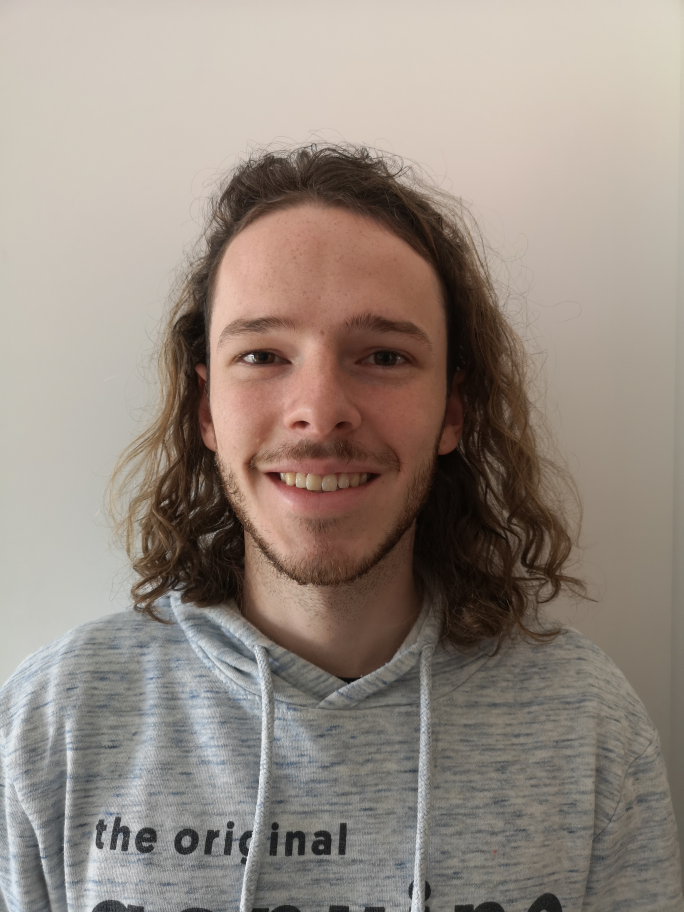
#> input picture images/happy.jpg, 2736 x 3648 px, found by its file name (shown at 1/4 size)
$ python GDV_assignment03.py
#> lines starting #> are read from the running program, lines starting #| are printed output that depends on the picture
'''
Assignement 03: Hybrid Imaging
Group: Gruppe 1
Names: Lara Franke, Jannik Weisser
Date: 24.11.2021
Sources:
https://yxw.cs.illinois.edu/course/CS445/F21/projects/hybrid/ComputationalPhotography_ProjectHybrid.html
https://docs.opencv.org/4.5.4/de/dbc/tutorial_py_fourier_transform.html
https://www.tutorialkart.com/opencv/python/opencv-python-gaussian-image-smoothing/
https://stackoverflow.com/questions/50508452/implementing-photoshop-high-pass-filter-hpf-in-opencv
https://www.kellyyangfan.com/hybridimage
'''
# imports
import cv2
import numpy as np

# Define variables
img1Name = 'images/happy.jpg'
img2Name = 'images/sad.jpg'
imgResizeSize = (400, 400)
# Arrays for the clicked part in the picture with coordinates
refPtSrc1 = []
refPtSrc2 = []
# Kernel sizes for rendered the high and low frequency pictures
ksize_imglow = 21
ksize_imghigh = 31
# Set titles for pictures and the sliders
titleOrig1 = "Original1"
titleOrig2 = "Original2"
titleHybrid = "hybrid"
titleWarped = "Warped2Img"
titleHighFreq = "high"
dragbarnamehigh = "ksize_high_freq"
dragbarnamelow = "ksize_low_freq"

''' Click function to select three points in the first image '''


# [13 lines left out: function clickSrc1, not called in this run]


''' Click function to select three points in the second image '''


# [13 lines left out: function clickScr2, not called in this run]


''' Function to create a High and a Low Frequency Picture'''


# [7 lines left out: function createLowAndHighFrequencyImg, not called in this run]


''' Function to set sliders values for the warped picture and get the sliders position '''


# [18 lines left out: function sliderCallBack, not called in this run]


# Load image in a gray scale and resize for better display
img = cv2.imread(img1Name, cv2.IMREAD_GRAYSCALE)
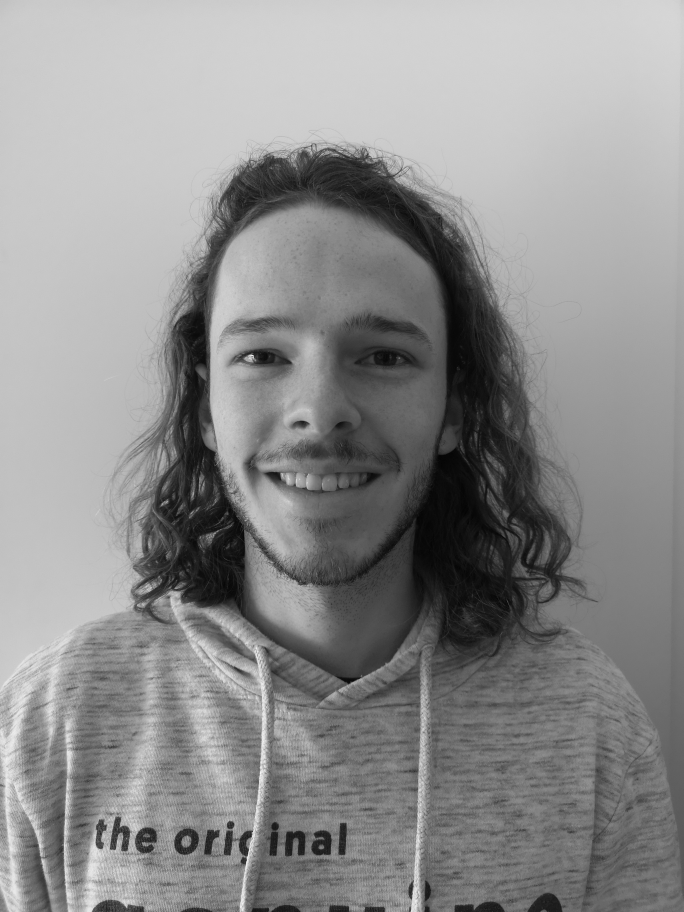
#> img: shape (3648, 2736) (shown at 1/4 size); min 0, max 255, mean 141.2
img = cv2.resize(img, imgResizeSize, interpolation=cv2.INTER_CUBIC)
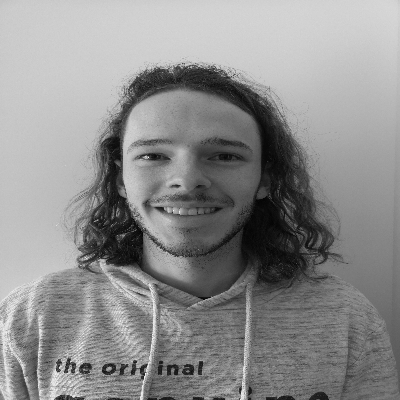
#> img: shape (400, 400); min 3, max 249, mean 141.2

img2 = cv2.imread(img2Name, cv2.IMREAD_GRAYSCALE)
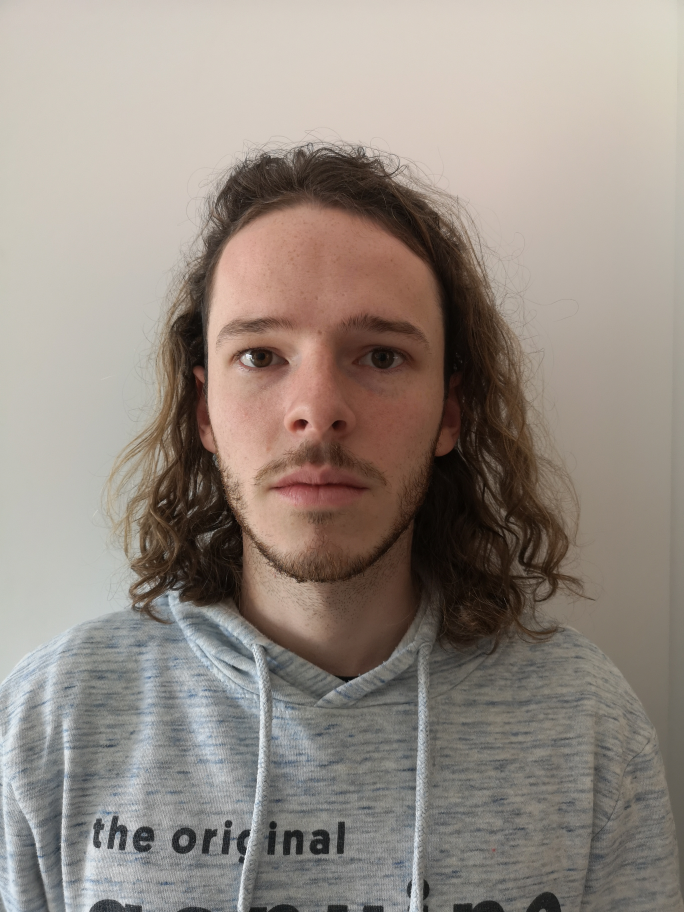
#> input picture images/sad.jpg, 2736 x 3648 px, found by its file name (shown at 1/4 size)
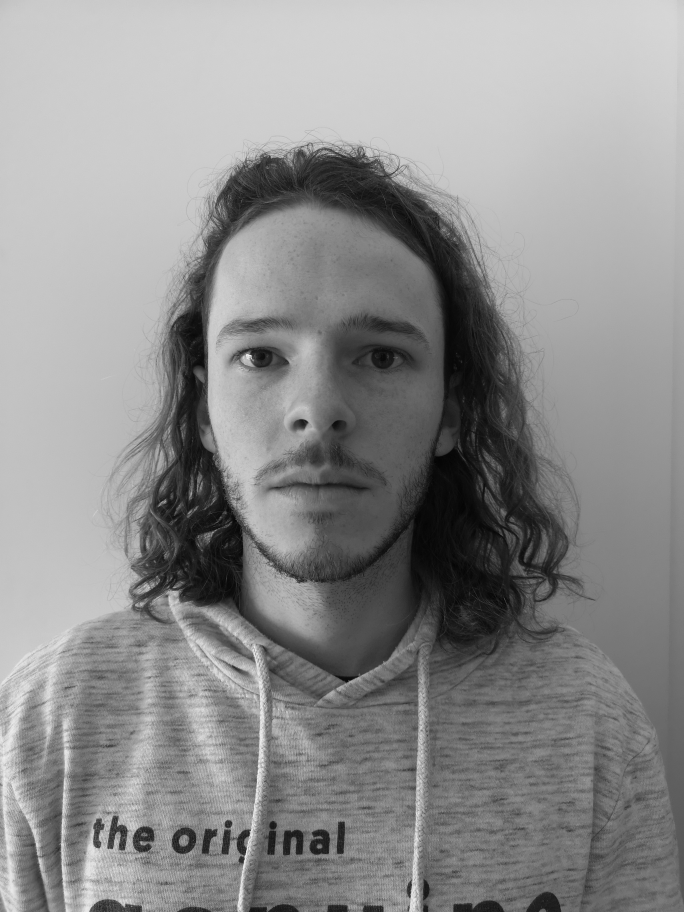
#> img2: shape (3648, 2736) (shown at 1/4 size); min 0, max 255, mean 141.3
img2 = cv2.resize(img2, imgResizeSize, interpolation=cv2.INTER_CUBIC)
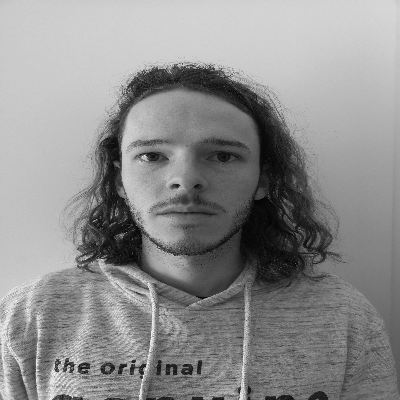
#> img2: shape (400, 400); min 0, max 252, mean 141.3

# initialize needed variables and windows
rows, cols = img2.shape
#> rows = 400; cols = 400
resetImg2 = img2.copy()
resetImg1 = img.copy()

hybridImg = np.zeros(img.shape, np.uint8)
cv2.imshow(titleHybrid, hybridImg)

warpedSecondImg = np.zeros(img2.shape, np.uint8)

# Shows the two original pictures & calls the click function to select three points
cv2.imshow(titleOrig1, img)
cv2.setMouseCallback(titleOrig1, clickSrc1)
cv2.imshow(titleOrig2, img2)
cv2.setMouseCallback(titleOrig2, clickScr2)

# creates the sliders
scaleFactorSlider = 100
slider_ksize_high = cv2.createTrackbar(
    dragbarnamehigh, titleHybrid, ksize_imghigh, scaleFactorSlider, sliderCallBack)
slider_ksize_low = cv2.createTrackbar(
    dragbarnamelow, titleHybrid, ksize_imglow, scaleFactorSlider, sliderCallBack)

# keep looping until the 'q' key is pressed
computationDone = False
while True:
    # if there are three reference points, then compute the transform and apply the transformation
    if not(computationDone) and (len(refPtSrc1) == 3 and len(refPtSrc2) == 3):
        T_affine = cv2.getAffineTransform(
            np.float32(refPtSrc2), np.float32(refPtSrc1))
        print('\nAffine transformation:\n', '\n'.join(
            ['\t'.join(['%03.3f' % cell for cell in row]) for row in T_affine]))
        warpedSecondImg = cv2.warpAffine(resetImg2, T_affine, (cols, rows))
        warpedSecondImg = resetImg2
        computationDone = True
        # Shows the warped image
        cv2.imshow(titleWarped, warpedSecondImg)
        # Creates low and high frequency images
        lowimg, highImg = createLowAndHighFrequencyImg(
            resetImg1, warpedSecondImg, (ksize_imglow, ksize_imglow),
            (ksize_imghigh, ksize_imghigh))
        # Shows high frequency image
        cv2.imshow(titleHighFreq, highImg)
        # Creates hybrid image out of the low and high frequency image
        hybridImg = cv2.add(lowimg, highImg)
        # Shows hybrid image
        cv2.imshow(titleHybrid, hybridImg)

        hybrid_small = hybridImg.copy()
        hybrid_small = cv2.resize(hybrid_small, (80, 80))
        hybrid_big = hybridImg.copy()
        hybrid_big = cv2.resize(hybrid_big, (800, 800))
        cv2.imshow(titleHybrid + "small", hybrid_small)
        cv2.imshow(titleHybrid + "big", hybrid_big)
        # cv2.imshow("gegenüberstellung", np.concatenate((hybrid_small, hybrid_big), axis=1))

    key = cv2.waitKey(1) & 0xFF
#> (key q is pressed here)
    # if the 'r' key is pressed, reset the transformation
    if key == ord("r"):
        warpedSecondImg = np.zeros(img.shape, np.uint8)
        img2 = resetImg2.copy()
        img = resetImg1.copy()
        refPtSrc1 = []
        refPtSrc2 = []
        computationDone = False
        cv2.imshow(titleOrig1, img)
        cv2.imshow(titleOrig2, img2)
        cv2.imshow(titleWarped, warpedSecondImg)
    # if the 'q' key is pressed, break from the loop
    elif key == ord("q"):
        break

cv2.destroyAllWindows()
